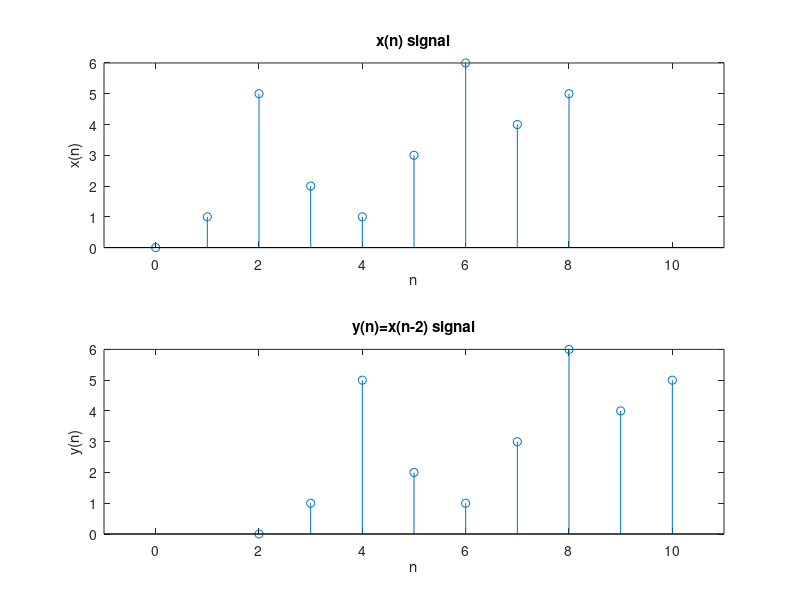

This chart was generated by the following MATLAB code:
clc;
clear;
close all;

n = 0:8;
x = [0 1 5 2 1 3 6 4 5];
subplot(2,1,1);
stem(n,x);
xlim([-1 11]);
title('x(n) signal');
xlabel('n'); ylabel('x(n)');
m=n+2; y=x;
subplot(2,1,2);
stem(m,y);
xlim([-1 11]);
title('y(n)=x(n-2) signal');
xlabel('n'); ylabel('y(n)');